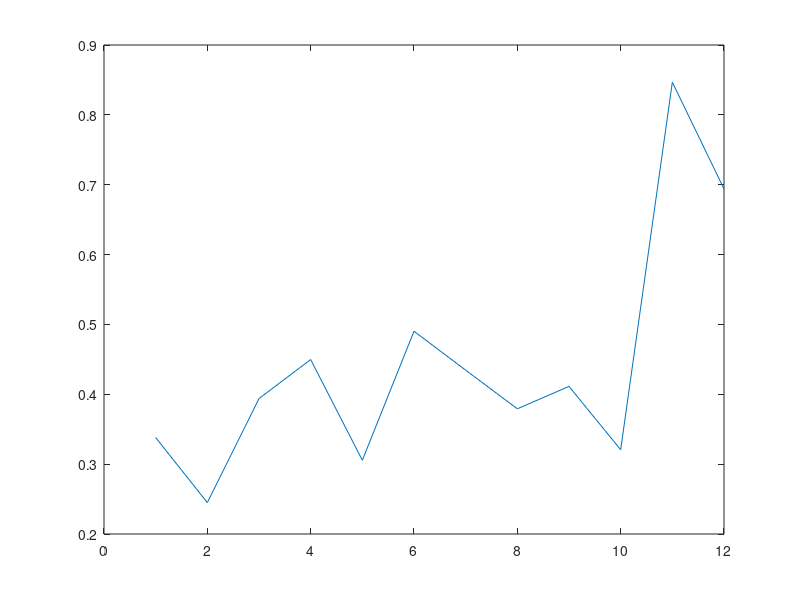

Source code (MATLAB):

clear all
%Model Parameters
phi_p = 0.1;
phi_g=0.3;
gamma=0.97% rate of change of primacy gradient across groups
sigma_gp=0.02%
sigma_v=0.02;
rho=0.3;

% experimental details
nTrials=10;
listlength=12;
possGroupSize=1:5;

v=zeros(nTrials, listlength); % this can be easily pre-allocated, so should be
r=zeros(nTrials, listlength); % this can be easily pre-allocated, so should be

for t=1:nTrials
    % Set the group sizes
    % moved following here
    %numGroups = 4; % number of groups - did we decide that there needed to be 4
% or should this be random too?
%    groupSize=randsample(possGroupSize,numGroups,true);
%     while (sum(groupSize)>listlength || sum(groupSize)<listlength)
%         groupSize=randsample(possGroupSize,numGroups,true);
%     end

    
    % Here is what happens in model
    % We generated a longish vector of group sizes, then find first
    % group that takes us beyond list length. We truncate that group
    % and use only the groups we need
    
    % completely random
    groupSize=randsample(possGroupSize,listlength,true);
    
    % or constant within list, but varies across lists
    %groupSize=repmat(randsample(possGroupSize,1,true),1,listlength);
    
    cumulz = cumsum(groupSize);
    numGroups = find(cumulz>=listlength, 1, 'first'); % finds first instance
    groupSize(numGroups) = listlength-cumulz(numGroups-1);
    groupSize = groupSize(1:numGroups);
    
    % make group markers
    
    gContext = [];
    pContext = [];
    
    for gz=1:length(groupSize)
        gContext = [gContext repmat(gz,1,groupSize(gz))];
        pContext = [pContext linspace(0,1,groupSize(gz))];
    end
    item_probe=listlength-(groupSize(numGroups))+1 % want to probe for first item of last group
                                                % (what you had was close)
    
    v_GV = phi_g.^abs(gContext(item_probe)-gContext);
    v_PV = phi_p.^abs(pContext(item_probe)-pContext);

    % sum group and item vectors 
    t_v = rho*v_GV + (1-rho)*v_PV;
    v(t,:)=t_v;
%Next step: implement item recall; 
%for the moment, just assume recall of a single item using first item/last group as cue. 
%Take average of the recalls, which will effectively be a first recall probability function.
   
for j=1:length(v)
N=rand*sigma_v
a(t,j)=(v(t,j)+N)*(1-r(t,j));
end
    
end
Av_v=mean(v);
Av_a=mean(a);
plot(Av_a);





% simulation with variable group sizes
% simulate individual trials (list=12) 100 trials
% on each trial you will have a different v (put into maxtrix)
% within the trial (ie 12 items) have different size groups
% group size vector uniform distrubution from 1-5
% look at paper to see how done in paper
% known list length


% noisy retrieval
